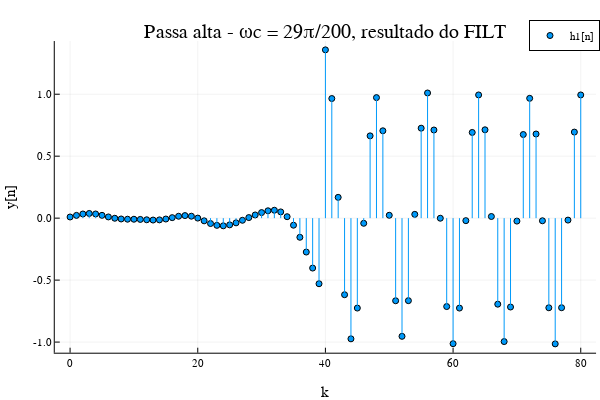

Here is the notebook cell this chart was saved with:
### Code cell
ph6 = plot(n_janela,filtered_signal2, extra_plot_kwargs = KW(:include_mathjax => "cdn"),
xlabel = "k",
ylabel = "y[n]",
title = "Passa alta - ωc = 29π/200, resultado do FILT",
label= "h1[n]",
line = :stem, marker = (:circle,3))

### Figure 1 — Plotly figure (JSON) as saved in the notebook; plotly's stock layout.template omitted (floating-point values rounded to 4 significant figures)
{"data": [{"colorbar": {"len": 0.8657, "title": "", "x": 0.9934, "y": 0.5087}, "legendgroup": "h1[n]", "marker": {"color": "rgba(0, 154, 250, 1.000)", "line": {"color": "rgba(0, 0, 0, 1.000)", "width": 1}, "size": 6, "symbol": "circle"}, "mode": "markers", "name": "h1[n]", "showlegend": true, "type": "scatter", "x": [0, 1, 2, 3, 4, 5, 6, 7, 8, 9, 10, 11, 12, 13, 14, 15, 16, 17, 18, 19, 20, 21, 22, 23, 24, 25, 26, 27, 28, 29, 30, 31, 32, 33, 34, 35, 36, 37, 38, 39, 40, 41, 42, 43, 44, 45, 46, 47, 48, 49, 50, 51, 52, 53, 54, 55, 56, 57, 58, 59, 60, 61, 62, 63, 64, 65, 66, 67, 68, 69, 70, 71, 72, 73, 74, 75, 76, 77, 78, 79, 80], "xaxis": "x", "y": [0.009355, 0.02237, 0.03353, 0.03794, 0.03373, 0.02287, 0.009837, -0.0007903, -0.006667, -0.008462, -0.008819, -0.0102, -0.01304, -0.01532, -0.01394, -0.007045, 0.004172, 0.01533, 0.02064, 0.01582, 0.0003983, -0.02165, -0.04349, -0.05829, -0.06191, -0.05415, -0.03793, -0.01729, 0.004527, 0.02571, 0.04491, 0.05939, 0.06379, 0.05047, 0.01178, -0.05686, -0.1544, -0.2735, -0.4028, -0.5292, 1.358, 0.9652, 0.1677, -0.6178, -0.9738, -0.7255, -0.04155, 0.6639, 0.9725, 0.705, 0.02321, -0.6665, -0.9537, -0.6657, 0.03048, 0.726, 1.01, 0.7112, -0.0005935, -0.7133, -1.013, -0.7257, -0.02015, 0.6916, 0.9944, 0.7129, 0.01331, -0.6942, -0.9959, -0.7171, -0.02381, 0.6748, 0.9668, 0.6789, -0.02114, -0.7231, -1.015, -0.7226, -0.01572, 0.6945, 0.9942], "yaxis": "y"}, {"colorbar": {"len": 0.8657, "title": "", "x": 0.9934, "y": 0.5087}, "legendgroup": "h1[n]", "line": {"color": "rgba(0, 154, 250, 1.000)", "dash": "solid", "shape": "linear", "width": 1}, "mode": "lines", "name": "h1[n]", "showlegend": false, "type": "scatter", "x": [0, 0], "xaxis": "x", "y": [0, 0.009355], "yaxis": "y"}, {"colorbar": {"len": 0.8657, "title": "", "x": 0.9934, "y": 0.5087}, "legendgroup": "h1[n]", "line": {"color": "rgba(0, 154, 250, 1.000)", "dash": "solid", "shape": "linear", "width": 1}, "mode": "lines", "name": "h1[n]", "showlegend": false, "type": "scatter", "x": [1, 1], "xaxis": "x", "y": [0, 0.02237], "yaxis": "y"}, {"colorbar": {"len": 0.8657, "title": "", "x": 0.9934, "y": 0.5087}, "legendgroup": "h1[n]", "line": {"color": "rgba(0, 154, 250, 1.000)", "dash": "solid", "shape": "linear", "width": 1}, "mode": "lines", "name": "h1[n]", "showlegend": false, "type": "scatter", "x": [2, 2], "xaxis": "x", "y": [0, 0.03353], "yaxis": "y"}, {"colorbar": {"len": 0.8657, "title": "", "x": 0.9934, "y": 0.5087}, "legendgroup": "h1[n]", "line": {"color": "rgba(0, 154, 250, 1.000)", "dash": "solid", "shape": "linear", "width": 1}, "mode": "lines", "name": "h1[n]", "showlegend": false, "type": "scatter", "x": [3, 3], "xaxis": "x", "y": [0, 0.03794], "yaxis": "y"}, {"colorbar": {"len": 0.8657, "title": "", "x": 0.9934, "y": 0.5087}, "legendgroup": "h1[n]", "line": {"color": "rgba(0, 154, 250, 1.000)", "dash": "solid", "shape": "linear", "width": 1}, "mode": "lines", "name": "h1[n]", "showlegend": false, "type": "scatter", "x": [4, 4], "xaxis": "x", "y": [0, 0.03373], "yaxis": "y"}, {"colorbar": {"len": 0.8657, "title": "", "x": 0.9934, "y": 0.5087}, "legendgroup": "h1[n]", "line": {"color": "rgba(0, 154, 250, 1.000)", "dash": "solid", "shape": "linear", "width": 1}, "mode": "lines", "name": "h1[n]", "showlegend": false, "type": "scatter", "x": [5, 5], "xaxis": "x", "y": [0, 0.02287], "yaxis": "y"}, {"colorbar": {"len": 0.8657, "title": "", "x": 0.9934, "y": 0.5087}, "legendgroup": "h1[n]", "line": {"color": "rgba(0, 154, 250, 1.000)", "dash": "solid", "shape": "linear", "width": 1}, "mode": "lines", "name": "h1[n]", "showlegend": false, "type": "scatter", "x": [6, 6], "xaxis": "x", "y": [0, 0.009837], "yaxis": "y"}, {"colorbar": {"len": 0.8657, "title": "", "x": 0.9934, "y": 0.5087}, "legendgroup": "h1[n]", "line": {"color": "rgba(0, 154, 250, 1.000)", "dash": "solid", "shape": "linear", "width": 1}, "mode": "lines", "name": "h1[n]", "showlegend": false, "type": "scatter", "x": [7, 7], "xaxis": "x", "y": [0, -0.0007903], "yaxis": "y"}, {"colorbar": {"len": 0.8657, "title": "", "x": 0.9934, "y": 0.5087}, "legendgroup": "h1[n]", "line": {"color": "rgba(0, 154, 250, 1.000)", "dash": "solid", "shape": "linear", "width": 1}, "mode": "lines", "name": "h1[n]", "showlegend": false, "type": "scatter", "x": [8, 8], "xaxis": "x", "y": [0, -0.006667], "yaxis": "y"}, {"colorbar": {"len": 0.8657, "title": "", "x": 0.9934, "y": 0.5087}, "legendgroup": "h1[n]", "line": {"color": "rgba(0, 154, 250, 1.000)", "dash": "solid", "shape": "linear", "width": 1}, "mode": "lines", "name": "h1[n]", "showlegend": false, "type": "scatter", "x": [9, 9], "xaxis": "x", "y": [0, -0.008462], "yaxis": "y"}, {"colorbar": {"len": 0.8657, "title": "", "x": 0.9934, "y": 0.5087}, "legendgroup": "h1[n]", "line": {"color": "rgba(0, 154, 250, 1.000)", "dash": "solid", "shape": "linear", "width": 1}, "mode": "lines", "name": "h1[n]", "showlegend": false, "type": "scatter", "x": [10, 10], "xaxis": "x", "y": [0, -0.008819], "yaxis": "y"}, {"colorbar": {"len": 0.8657, "title": "", "x": 0.9934, "y": 0.5087}, "legendgroup": "h1[n]", "line": {"color": "rgba(0, 154, 250, 1.000)", "dash": "solid", "shape": "linear", "width": 1}, "mode": "lines", "name": "h1[n]", "showlegend": false, "type": "scatter", "x": [11, 11], "xaxis": "x", "y": [0, -0.0102], "yaxis": "y"}, {"colorbar": {"len": 0.8657, "title": "", "x": 0.9934, "y": 0.5087}, "legendgroup": "h1[n]", "line": {"color": "rgba(0, 154, 250, 1.000)", "dash": "solid", "shape": "linear", "width": 1}, "mode": "lines", "name": "h1[n]", "showlegend": false, "type": "scatter", "x": [12, 12], "xaxis": "x", "y": [0, -0.01304], "yaxis": "y"}, {"colorbar": {"len": 0.8657, "title": "", "x": 0.9934, "y": 0.5087}, "legendgroup": "h1[n]", "line": {"color": "rgba(0, 154, 250, 1.000)", "dash": "solid", "shape": "linear", "width": 1}, "mode": "lines", "name": "h1[n]", "showlegend": false, "type": "scatter", "x": [13, 13], "xaxis": "x", "y": [0, -0.01532], "yaxis": "y"}, {"colorbar": {"len": 0.8657, "title": "", "x": 0.9934, "y": 0.5087}, "legendgroup": "h1[n]", "line": {"color": "rgba(0, 154, 250, 1.000)", "dash": "solid", "shape": "linear", "width": 1}, "mode": "lines", "name": "h1[n]", "showlegend": false, "type": "scatter", "x": [14, 14], "xaxis": "x", "y": [0, -0.01394], "yaxis": "y"}, {"colorbar": {"len": 0.8657, "title": "", "x": 0.9934, "y": 0.5087}, "legendgroup": "h1[n]", "line": {"color": "rgba(0, 154, 250, 1.000)", "dash": "solid", "shape": "linear", "width": 1}, "mode": "lines", "name": "h1[n]", "showlegend": false, "type": "scatter", "x": [15, 15], "xaxis": "x", "y": [0, -0.007045], "yaxis": "y"}, {"colorbar": {"len": 0.8657, "title": "", "x": 0.9934, "y": 0.5087}, "legendgroup": "h1[n]", "line": {"color": "rgba(0, 154, 250, 1.000)", "dash": "solid", "shape": "linear", "width": 1}, "mode": "lines", "name": "h1[n]", "showlegend": false, "type": "scatter", "x": [16, 16], "xaxis": "x", "y": [0, 0.004172], "yaxis": "y"}, {"colorbar": {"len": 0.8657, "title": "", "x": 0.9934, "y": 0.5087}, "legendgroup": "h1[n]", "line": {"color": "rgba(0, 154, 250, 1.000)", "dash": "solid", "shape": "linear", "width": 1}, "mode": "lines", "name": "h1[n]", "showlegend": false, "type": "scatter", "x": [17, 17], "xaxis": "x", "y": [0, 0.01533], "yaxis": "y"}, {"colorbar": {"len": 0.8657, "title": "", "x": 0.9934, "y": 0.5087}, "legendgroup": "h1[n]", "line": {"color": "rgba(0, 154, 250, 1.000)", "dash": "solid", "shape": "linear", "width": 1}, "mode": "lines", "name": "h1[n]", "showlegend": false, "type": "scatter", "x": [18, 18], "xaxis": "x", "y": [0, 0.02064], "yaxis": "y"}, {"colorbar": {"len": 0.8657, "title": "", "x": 0.9934, "y": 0.5087}, "legendgroup": "h1[n]", "line": {"color": "rgba(0, 154, 250, 1.000)", "dash": "solid", "shape": "linear", "width": 1}, "mode": "lines", "name": "h1[n]", "showlegend": false, "type": "scatter", "x": [19, 19], "xaxis": "x", "y": [0, 0.01582], "yaxis": "y"}, {"colorbar": {"len": 0.8657, "title": "", "x": 0.9934, "y": 0.5087}, "legendgroup": "h1[n]", "line": {"color": "rgba(0, 154, 250, 1.000)", "dash": "solid", "shape": "linear", "width": 1}, "mode": "lines", "name": "h1[n]", "showlegend": false, "type": "scatter", "x": [20, 20], "xaxis": "x", "y": [0, 0.0003983], "yaxis": "y"}, {"colorbar": {"len": 0.8657, "title": "", "x": 0.9934, "y": 0.5087}, "legendgroup": "h1[n]", "line": {"color": "rgba(0, 154, 250, 1.000)", "dash": "solid", "shape": "linear", "width": 1}, "mode": "lines", "name": "h1[n]", "showlegend": false, "type": "scatter", "x": [21, 21], "xaxis": "x", "y": [0, -0.02165], "yaxis": "y"}, {"colorbar": {"len": 0.8657, "title": "", "x": 0.9934, "y": 0.5087}, "legendgroup": "h1[n]", "line": {"color": "rgba(0, 154, 250, 1.000)", "dash": "solid", "shape": "linear", "width": 1}, "mode": "lines", "name": "h1[n]", "showlegend": false, "type": "scatter", "x": [22, 22], "xaxis": "x", "y": [0, -0.04349], "yaxis": "y"}, {"colorbar": {"len": 0.8657, "title": "", "x": 0.9934, "y": 0.5087}, "legendgroup": "h1[n]", "line": {"color": "rgba(0, 154, 250, 1.000)", "dash": "solid", "shape": "linear", "width": 1}, "mode": "lines", "name": "h1[n]", "showlegend": false, "type": "scatter", "x": [23, 23], "xaxis": "x", "y": [0, -0.05829], "yaxis": "y"}, {"colorbar": {"len": 0.8657, "title": "", "x": 0.9934, "y": 0.5087}, "legendgroup": "h1[n]", "line": {"color": "rgba(0, 154, 250, 1.000)", "dash": "solid", "shape": "linear", "width": 1}, "mode": "lines", "name": "h1[n]", "showlegend": false, "type": "scatter", "x": [24, 24], "xaxis": "x", "y": [0, -0.06191], "yaxis": "y"}, {"colorbar": {"len": 0.8657, "title": "", "x": 0.9934, "y": 0.5087}, "legendgroup": "h1[n]", "line": {"color": "rgba(0, 154, 250, 1.000)", "dash": "solid", "shape": "linear", "width": 1}, "mode": "lines", "name": "h1[n]", "showlegend": false, "type": "scatter", "x": [25, 25], "xaxis": "x", "y": [0, -0.05415], "yaxis": "y"}, {"colorbar": {"len": 0.8657, "title": "", "x": 0.9934, "y": 0.5087}, "legendgroup": "h1[n]", "line": {"color": "rgba(0, 154, 250, 1.000)", "dash": "solid", "shape": "linear", "width": 1}, "mode": "lines", "name": "h1[n]", "showlegend": false, "type": "scatter", "x": [26, 26], "xaxis": "x", "y": [0, -0.03793], "yaxis": "y"}, {"colorbar": {"len": 0.8657, "title": "", "x": 0.9934, "y": 0.5087}, "legendgroup": "h1[n]", "line": {"color": "rgba(0, 154, 250, 1.000)", "dash": "solid", "shape": "linear", "width": 1}, "mode": "lines", "name": "h1[n]", "showlegend": false, "type": "scatter", "x": [27, 27], "xaxis": "x", "y": [0, -0.01729], "yaxis": "y"}, {"colorbar": {"len": 0.8657, "title": "", "x": 0.9934, "y": 0.5087}, "legendgroup": "h1[n]", "line": {"color": "rgba(0, 154, 250, 1.000)", "dash": "solid", "shape": "linear", "width": 1}, "mode": "lines", "name": "h1[n]", "showlegend": false, "type": "scatter", "x": [28, 28], "xaxis": "x", "y": [0, 0.004527], "yaxis": "y"}, {"colorbar": {"len": 0.8657, "title": "", "x": 0.9934, "y": 0.5087}, "legendgroup": "h1[n]", "line": {"color": "rgba(0, 154, 250, 1.000)", "dash": "solid", "shape": "linear", "width": 1}, "mode": "lines", "name": "h1[n]", "showlegend": false, "type": "scatter", "x": [29, 29], "xaxis": "x", "y": [0, 0.02571], "yaxis": "y"}, {"colorbar": {"len": 0.8657, "title": "", "x": 0.9934, "y": 0.5087}, "legendgroup": "h1[n]", "line": {"color": "rgba(0, 154, 250, 1.000)", "dash": "solid", "shape": "linear", "width": 1}, "mode": "lines", "name": "h1[n]", "showlegend": false, "type": "scatter", "x": [30, 30], "xaxis": "x", "y": [0, 0.04491], "yaxis": "y"}, {"colorbar": {"len": 0.8657, "title": "", "x": 0.9934, "y": 0.5087}, "legendgroup": "h1[n]", "line": {"color": "rgba(0, 154, 250, 1.000)", "dash": "solid", "shape": "linear", "width": 1}, "mode": "lines", "name": "h1[n]", "showlegend": false, "type": "scatter", "x": [31, 31], "xaxis": "x", "y": [0, 0.05939], "yaxis": "y"}, {"colorbar": {"len": 0.8657, "title": "", "x": 0.9934, "y": 0.5087}, "legendgroup": "h1[n]", "line": {"color": "rgba(0, 154, 250, 1.000)", "dash": "solid", "shape": "linear", "width": 1}, "mode": "lines", "name": "h1[n]", "showlegend": false, "type": "scatter", "x": [32, 32], "xaxis": "x", "y": [0, 0.06379], "yaxis": "y"}, {"colorbar": {"len": 0.8657, "title": "", "x": 0.9934, "y": 0.5087}, "legendgroup": "h1[n]", "line": {"color": "rgba(0, 154, 250, 1.000)", "dash": "solid", "shape": "linear", "width": 1}, "mode": "lines", "name": "h1[n]", "showlegend": false, "type": "scatter", "x": [33, 33], "xaxis": "x", "y": [0, 0.05047], "yaxis": "y"}, {"colorbar": {"len": 0.8657, "title": "", "x": 0.9934, "y": 0.5087}, "legendgroup": "h1[n]", "line": {"color": "rgba(0, 154, 250, 1.000)", "dash": "solid", "shape": "linear", "width": 1}, "mode": "lines", "name": "h1[n]", "showlegend": false, "type": "scatter", "x": [34, 34], "xaxis": "x", "y": [0, 0.01178], "yaxis": "y"}, {"colorbar": {"len": 0.8657, "title": "", "x": 0.9934, "y": 0.5087}, "legendgroup": "h1[n]", "line": {"color": "rgba(0, 154, 250, 1.000)", "dash": "solid", "shape": "linear", "width": 1}, "mode": "lines", "name": "h1[n]", "showlegend": false, "type": "scatter", "x": [35, 35], "xaxis": "x", "y": [0, -0.05686], "yaxis": "y"}, {"colorbar": {"len": 0.8657, "title": "", "x": 0.9934, "y": 0.5087}, "legendgroup": "h1[n]", "line": {"color": "rgba(0, 154, 250, 1.000)", "dash": "solid", "shape": "linear", "width": 1}, "mode": "lines", "name": "h1[n]", "showlegend": false, "type": "scatter", "x": [36, 36], "xaxis": "x", "y": [0, -0.1544], "yaxis": "y"}, {"colorbar": {"len": 0.8657, "title": "", "x": 0.9934, "y": 0.5087}, "legendgroup": "h1[n]", "line": {"color": "rgba(0, 154, 250, 1.000)", "dash": "solid", "shape": "linear", "width": 1}, "mode": "lines", "name": "h1[n]", "showlegend": false, "type": "scatter", "x": [37, 37], "xaxis": "x", "y": [0, -0.2735], "yaxis": "y"}, {"colorbar": {"len": 0.8657, "title": "", "x": 0.9934, "y": 0.5087}, "legendgroup": "h1[n]", "line": {"color": "rgba(0, 154, 250, 1.000)", "dash": "solid", "shape": "linear", "width": 1}, "mode": "lines", "name": "h1[n]", "showlegend": false, "type": "scatter", "x": [38, 38], "xaxis": "x", "y": [0, -0.4028], "yaxis": "y"}, {"colorbar": {"len": 0.8657, "title": "", "x": 0.9934, "y": 0.5087}, "legendgroup": "h1[n]", "line": {"color": "rgba(0, 154, 250, 1.000)", "dash": "solid", "shape": "linear", "width": 1}, "mode": "lines", "name": "h1[n]", "showlegend": false, "type": "scatter", "x": [39, 39], "xaxis": "x", "y": [0, -0.5292], "yaxis": "y"}, {"colorbar": {"len": 0.8657, "title": "", "x": 0.9934, "y": 0.5087}, "legendgroup": "h1[n]", "line": {"color": "rgba(0, 154, 250, 1.000)", "dash": "solid", "shape": "linear", "width": 1}, "mode": "lines", "name": "h1[n]", "showlegend": false, "type": "scatter", "x": [40, 40], "xaxis": "x", "y": [0, 1.358], "yaxis": "y"}, {"colorbar": {"len": 0.8657, "title": "", "x": 0.9934, "y": 0.5087}, "legendgroup": "h1[n]", "line": {"color": "rgba(0, 154, 250, 1.000)", "dash": "solid", "shape": "linear", "width": 1}, "mode": "lines", "name": "h1[n]", "showlegend": false, "type": "scatter", "x": [41, 41], "xaxis": "x", "y": [0, 0.9652], "yaxis": "y"}, {"colorbar": {"len": 0.8657, "title": "", "x": 0.9934, "y": 0.5087}, "legendgroup": "h1[n]", "line": {"color": "rgba(0, 154, 250, 1.000)", "dash": "solid", "shape": "linear", "width": 1}, "mode": "lines", "name": "h1[n]", "showlegend": false, "type": "scatter", "x": [42, 42], "xaxis": "x", "y": [0, 0.1677], "yaxis": "y"}, {"colorbar": {"len": 0.8657, "title": "", "x": 0.9934, "y": 0.5087}, "legendgroup": "h1[n]", "line": {"color": "rgba(0, 154, 250, 1.000)", "dash": "solid", "shape": "linear", "width": 1}, "mode": "lines", "name": "h1[n]", "showlegend": false, "type": "scatter", "x": [43, 43], "xaxis": "x", "y": [0, -0.6178], "yaxis": "y"}, {"colorbar": {"len": 0.8657, "title": "", "x": 0.9934, "y": 0.5087}, "legendgroup": "h1[n]", "line": {"color": "rgba(0, 154, 250, 1.000)", "dash": "solid", "shape": "linear", "width": 1}, "mode": "lines", "name": "h1[n]", "showlegend": false, "type": "scatter", "x": [44, 44], "xaxis": "x", "y": [0, -0.9738], "yaxis": "y"}, {"colorbar": {"len": 0.8657, "title": "", "x": 0.9934, "y": 0.5087}, "legendgroup": "h1[n]", "line": {"color": "rgba(0, 154, 250, 1.000)", "dash": "solid", "shape": "linear", "width": 1}, "mode": "lines", "name": "h1[n]", "showlegend": false, "type": "scatter", "x": [45, 45], "xaxis": "x", "y": [0, -0.7255], "yaxis": "y"}, {"colorbar": {"len": 0.8657, "title": "", "x": 0.9934, "y": 0.5087}, "legendgroup": "h1[n]", "line": {"color": "rgba(0, 154, 250, 1.000)", "dash": "solid", "shape": "linear", "width": 1}, "mode": "lines", "name": "h1[n]", "showlegend": false, "type": "scatter", "x": [46, 46], "xaxis": "x", "y": [0, -0.04155], "yaxis": "y"}, {"colorbar": {"len": 0.8657, "title": "", "x": 0.9934, "y": 0.5087}, "legendgroup": "h1[n]", "line": {"color": "rgba(0, 154, 250, 1.000)", "dash": "solid", "shape": "linear", "width": 1}, "mode": "lines", "name": "h1[n]", "showlegend": false, "type": "scatter", "x": [47, 47], "xaxis": "x", "y": [0, 0.6639], "yaxis": "y"}, {"colorbar": {"len": 0.8657, "title": "", "x": 0.9934, "y": 0.5087}, "legendgroup": "h1[n]", "line": {"color": "rgba(0, 154, 250, 1.000)", "dash": "solid", "shape": "linear", "width": 1}, "mode": "lines", "name": "h1[n]", "showlegend": false, "type": "scatter", "x": [48, 48], "xaxis": "x", "y": [0, 0.9725], "yaxis": "y"}, {"colorbar": {"len": 0.8657, "title": "", "x": 0.9934, "y": 0.5087}, "legendgroup": "h1[n]", "line": {"color": "rgba(0, 154, 250, 1.000)", "dash": "solid", "shape": "linear", "width": 1}, "mode": "lines", "name": "h1[n]", "showlegend": false, "type": "scatter", "x": [49, 49], "xaxis": "x", "y": [0, 0.705], "yaxis": "y"}, {"colorbar": {"len": 0.8657, "title": "", "x": 0.9934, "y": 0.5087}, "legendgroup": "h1[n]", "line": {"color": "rgba(0, 154, 250, 1.000)", "dash": "solid", "shape": "linear", "width": 1}, "mode": "lines", "name": "h1[n]", "showlegend": false, "type": "scatter", "x": [50, 50], "xaxis": "x", "y": [0, 0.02321], "yaxis": "y"}, {"colorbar": {"len": 0.8657, "title": "", "x": 0.9934, "y": 0.5087}, "legendgroup": "h1[n]", "line": {"color": "rgba(0, 154, 250, 1.000)", "dash": "solid", "shape": "linear", "width": 1}, "mode": "lines", "name": "h1[n]", "showlegend": false, "type": "scatter", "x": [51, 51], "xaxis": "x", "y": [0, -0.6665], "yaxis": "y"}, {"colorbar": {"len": 0.8657, "title": "", "x": 0.9934, "y": 0.5087}, "legendgroup": "h1[n]", "line": {"color": "rgba(0, 154, 250, 1.000)", "dash": "solid", "shape": "linear", "width": 1}, "mode": "lines", "name": "h1[n]", "showlegend": false, "type": "scatter", "x": [52, 52], "xaxis": "x", "y": [0, -0.9537], "yaxis": "y"}, {"colorbar": {"len": 0.8657, "title": "", "x": 0.9934, "y": 0.5087}, "legendgroup": "h1[n]", "line": {"color": "rgba(0, 154, 250, 1.000)", "dash": "solid", "shape": "linear", "width": 1}, "mode": "lines", "name": "h1[n]", "showlegend": false, "type": "scatter", "x": [53, 53], "xaxis": "x", "y": [0, -0.6657], "yaxis": "y"}, {"colorbar": {"len": 0.8657, "title": "", "x": 0.9934, "y": 0.5087}, "legendgroup": "h1[n]", "line": {"color": "rgba(0, 154, 250, 1.000)", "dash": "solid", "shape": "linear", "width": 1}, "mode": "lines", "name": "h1[n]", "showlegend": false, "type": "scatter", "x": [54, 54], "xaxis": "x", "y": [0, 0.03048], "yaxis": "y"}, {"colorbar": {"len": 0.8657, "title": "", "x": 0.9934, "y": 0.5087}, "legendgroup": "h1[n]", "line": {"color": "rgba(0, 154, 250, 1.000)", "dash": "solid", "shape": "linear", "width": 1}, "mode": "lines", "name": "h1[n]", "showlegend": false, "type": "scatter", "x": [55, 55], "xaxis": "x", "y": [0, 0.726], "yaxis": "y"}, {"colorbar": {"len": 0.8657, "title": "", "x": 0.9934, "y": 0.5087}, "legendgroup": "h1[n]", "line": {"color": "rgba(0, 154, 250, 1.000)", "dash": "solid", "shape": "linear", "width": 1}, "mode": "lines", "name": "h1[n]", "showlegend": false, "type": "scatter", "x": [56, 56], "xaxis": "x", "y": [0, 1.01], "yaxis": "y"}, {"colorbar": {"len": 0.8657, "title": "", "x": 0.9934, "y": 0.5087}, "legendgroup": "h1[n]", "line": {"color": "rgba(0, 154, 250, 1.000)", "dash": "solid", "shape": "linear", "width": 1}, "mode": "lines", "name": "h1[n]", "showlegend": false, "type": "scatter", "x": [57, 57], "xaxis": "x", "y": [0, 0.7112], "yaxis": "y"}, {"colorbar": {"len": 0.8657, "title": "", "x": 0.9934, "y": 0.5087}, "legendgroup": "h1[n]", "line": {"color": "rgba(0, 154, 250, 1.000)", "dash": "solid", "shape": "linear", "width": 1}, "mode": "lines", "name": "h1[n]", "showlegend": false, "type": "scatter", "x": [58, 58], "xaxis": "x", "y": [0, -0.0005935], "yaxis": "y"}, {"colorbar": {"len": 0.8657, "title": "", "x": 0.9934, "y": 0.5087}, "legendgroup": "h1[n]", "line": {"color": "rgba(0, 154, 250, 1.000)", "dash": "solid", "shape": "linear", "width": 1}, "mode": "lines", "name": "h1[n]", "showlegend": false, "type": "scatter", "x": [59, 59], "xaxis": "x", "y": [0, -0.7133], "yaxis": "y"}, {"colorbar": {"len": 0.8657, "title": "", "x": 0.9934, "y": 0.5087}, "legendgroup": "h1[n]", "line": {"color": "rgba(0, 154, 250, 1.000)", "dash": "solid", "shape": "linear", "width": 1}, "mode": "lines", "name": "h1[n]", "showlegend": false, "type": "scatter", "x": [60, 60], "xaxis": "x", "y": [0, -1.013], "yaxis": "y"}, {"colorbar": {"len": 0.8657, "title": "", "x": 0.9934, "y": 0.5087}, "legendgroup": "h1[n]", "line": {"color": "rgba(0, 154, 250, 1.000)", "dash": "solid", "shape": "linear", "width": 1}, "mode": "lines", "name": "h1[n]", "showlegend": false, "type": "scatter", "x": [61, 61], "xaxis": "x", "y": [0, -0.7257], "yaxis": "y"}, {"colorbar": {"len": 0.8657, "title": "", "x": 0.9934, "y": 0.5087}, "legendgroup": "h1[n]", "line": {"color": "rgba(0, 154, 250, 1.000)", "dash": "solid", "shape": "linear", "width": 1}, "mode": "lines", "name": "h1[n]", "showlegend": false, "type": "scatter", "x": [62, 62], "xaxis": "x", "y": [0, -0.02015], "yaxis": "y"}, {"colorbar": {"len": 0.8657, "title": "", "x": 0.9934, "y": 0.5087}, "legendgroup": "h1[n]", "line": {"color": "rgba(0, 154, 250, 1.000)", "dash": "solid", "shape": "linear", "width": 1}, "mode": "lines", "name": "h1[n]", "showlegend": false, "type": "scatter", "x": [63, 63], "xaxis": "x", "y": [0, 0.6916], "yaxis": "y"}, {"colorbar": {"len": 0.8657, "title": "", "x": 0.9934, "y": 0.5087}, "legendgroup": "h1[n]", "line": {"color": "rgba(0, 154, 250, 1.000)", "dash": "solid", "shape": "linear", "width": 1}, "mode": "lines", "name": "h1[n]", "showlegend": false, "type": "scatter", "x": [64, 64], "xaxis": "x", "y": [0, 0.9944], "yaxis": "y"}, {"colorbar": {"len": 0.8657, "title": "", "x": 0.9934, "y": 0.5087}, "legendgroup": "h1[n]", "line": {"color": "rgba(0, 154, 250, 1.000)", "dash": "solid", "shape": "linear", "width": 1}, "mode": "lines", "name": "h1[n]", "showlegend": false, "type": "scatter", "x": [65, 65], "xaxis": "x", "y": [0, 0.7129], "yaxis": "y"}, {"colorbar": {"len": 0.8657, "title": "", "x": 0.9934, "y": 0.5087}, "legendgroup": "h1[n]", "line": {"color": "rgba(0, 154, 250, 1.000)", "dash": "solid", "shape": "linear", "width": 1}, "mode": "lines", "name": "h1[n]", "showlegend": false, "type": "scatter", "x": [66, 66], "xaxis": "x", "y": [0, 0.01331], "yaxis": "y"}, {"colorbar": {"len": 0.8657, "title": "", "x": 0.9934, "y": 0.5087}, "legendgroup": "h1[n]", "line": {"color": "rgba(0, 154, 250, 1.000)", "dash": "solid", "shape": "linear", "width": 1}, "mode": "lines", "name": "h1[n]", "showlegend": false, "type": "scatter", "x": [67, 67], "xaxis": "x", "y": [0, -0.6942], "yaxis": "y"}, {"colorbar": {"len": 0.8657, "title": "", "x": 0.9934, "y": 0.5087}, "legendgroup": "h1[n]", "line": {"color": "rgba(0, 154, 250, 1.000)", "dash": "solid", "shape": "linear", "width": 1}, "mode": "lines", "name": "h1[n]", "showlegend": false, "type": "scatter", "x": [68, 68], "xaxis": "x", "y": [0, -0.9959], "yaxis": "y"}, {"colorbar": {"len": 0.8657, "title": "", "x": 0.9934, "y": 0.5087}, "legendgroup": "h1[n]", "line": {"color": "rgba(0, 154, 250, 1.000)", "dash": "solid", "shape": "linear", "width": 1}, "mode": "lines", "name": "h1[n]", "showlegend": false, "type": "scatter", "x": [69, 69], "xaxis": "x", "y": [0, -0.7171], "yaxis": "y"}, {"colorbar": {"len": 0.8657, "title": "", "x": 0.9934, "y": 0.5087}, "legendgroup": "h1[n]", "line": {"color": "rgba(0, 154, 250, 1.000)", "dash": "solid", "shape": "linear", "width": 1}, "mode": "lines", "name": "h1[n]", "showlegend": false, "type": "scatter", "x": [70, 70], "xaxis": "x", "y": [0, -0.02381], "yaxis": "y"}, {"colorbar": {"len": 0.8657, "title": "", "x": 0.9934, "y": 0.5087}, "legendgroup": "h1[n]", "line": {"color": "rgba(0, 154, 250, 1.000)", "dash": "solid", "shape": "linear", "width": 1}, "mode": "lines", "name": "h1[n]", "showlegend": false, "type": "scatter", "x": [71, 71], "xaxis": "x", "y": [0, 0.6748], "yaxis": "y"}, {"colorbar": {"len": 0.8657, "title": "", "x": 0.9934, "y": 0.5087}, "legendgroup": "h1[n]", "line": {"color": "rgba(0, 154, 250, 1.000)", "dash": "solid", "shape": "linear", "width": 1}, "mode": "lines", "name": "h1[n]", "showlegend": false, "type": "scatter", "x": [72, 72], "xaxis": "x", "y": [0, 0.9668], "yaxis": "y"}, {"colorbar": {"len": 0.8657, "title": "", "x": 0.9934, "y": 0.5087}, "legendgroup": "h1[n]", "line": {"color": "rgba(0, 154, 250, 1.000)", "dash": "solid", "shape": "linear", "width": 1}, "mode": "lines", "name": "h1[n]", "showlegend": false, "type": "scatter", "x": [73, 73], "xaxis": "x", "y": [0, 0.6789], "yaxis": "y"}, {"colorbar": {"len": 0.8657, "title": "", "x": 0.9934, "y": 0.5087}, "legendgroup": "h1[n]", "line": {"color": "rgba(0, 154, 250, 1.000)", "dash": "solid", "shape": "linear", "width": 1}, "mode": "lines", "name": "h1[n]", "showlegend": false, "type": "scatter", "x": [74, 74], "xaxis": "x", "y": [0, -0.02114], "yaxis": "y"}, {"colorbar": {"len": 0.8657, "title": "", "x": 0.9934, "y": 0.5087}, "legendgroup": "h1[n]", "line": {"color": "rgba(0, 154, 250, 1.000)", "dash": "solid", "shape": "linear", "width": 1}, "mode": "lines", "name": "h1[n]", "showlegend": false, "type": "scatter", "x": [75, 75], "xaxis": "x", "y": [0, -0.7231], "yaxis": "y"}, {"colorbar": {"len": 0.8657, "title": "", "x": 0.9934, "y": 0.5087}, "legendgroup": "h1[n]", "line": {"color": "rgba(0, 154, 250, 1.000)", "dash": "solid", "shape": "linear", "width": 1}, "mode": "lines", "name": "h1[n]", "showlegend": false, "type": "scatter", "x": [76, 76], "xaxis": "x", "y": [0, -1.015], "yaxis": "y"}, {"colorbar": {"len": 0.8657, "title": "", "x": 0.9934, "y": 0.5087}, "legendgroup": "h1[n]", "line": {"color": "rgba(0, 154, 250, 1.000)", "dash": "solid", "shape": "linear", "width": 1}, "mode": "lines", "name": "h1[n]", "showlegend": false, "type": "scatter", "x": [77, 77], "xaxis": "x", "y": [0, -0.7226], "yaxis": "y"}, {"colorbar": {"len": 0.8657, "title": "", "x": 0.9934, "y": 0.5087}, "legendgroup": "h1[n]", "line": {"color": "rgba(0, 154, 250, 1.000)", "dash": "solid", "shape": "linear", "width": 1}, "mode": "lines", "name": "h1[n]", "showlegend": false, "type": "scatter", "x": [78, 78], "xaxis": "x", "y": [0, -0.01572], "yaxis": "y"}, {"colorbar": {"len": 0.8657, "title": "", "x": 0.9934, "y": 0.5087}, "legendgroup": "h1[n]", "line": {"color": "rgba(0, 154, 250, 1.000)", "dash": "solid", "shape": "linear", "width": 1}, "mode": "lines", "name": "h1[n]", "showlegend": false, "type": "scatter", "x": [79, 79], "xaxis": "x", "y": [0, 0.6945], "yaxis": "y"}, {"colorbar": {"len": 0.8657, "title": "", "x": 0.9934, "y": 0.5087}, "legendgroup": "h1[n]", "line": {"color": "rgba(0, 154, 250, 1.000)", "dash": "solid", "shape": "linear", "width": 1}, "mode": "lines", "name": "h1[n]", "showlegend": false, "type": "scatter", "x": [80, 80], "xaxis": "x", "y": [0, 0.9942], "yaxis": "y"}], "layout": {"annotations": [{"font": {"color": "rgba(0, 0, 0, 1.000)", "family": "sans-serif", "size": 20}, "rotation": 0, "showarrow": false, "text": "Passa alta - ωc = 29π/200, resultado do FILT", "x": 0.5424, "xanchor": "center", "xref": "paper", "y": 1, "yanchor": "top", "yref": "paper"}], "height": 400, "include_mathjax": "cdn", "legend": {"bgcolor": "rgba(255, 255, 255, 1.000)", "bordercolor": "rgba(0, 0, 0, 1.000)", "borderwidth": 1, "font": {"color": "rgba(0, 0, 0, 1.000)", "family": "sans-serif", "size": 11}, "title": {"font": {"color": "rgba(0, 0, 0, 1.000)", "family": "sans-serif", "size": 15}, "text": ""}, "tracegroupgap": 0, "traceorder": "normal", "x": 1, "xanchor": "auto", "y": 1, "yanchor": "auto"}, "margin": {"b": 20, "l": 0, "r": 0, "t": 20}, "paper_bgcolor": "rgba(255, 255, 255, 1.000)", "plot_bgcolor": "rgba(255, 255, 255, 1.000)", "showlegend": true, "width": 600, "xaxis": {"anchor": "y", "domain": [0.09128, 0.9934], "gridcolor": "rgba(0, 0, 0, 0.100)", "gridwidth": 0.5, "linecolor": "rgba(0, 0, 0, 1.000)", "mirror": false, "range": [-2.4, 82.4], "showgrid": true, "showline": true, "showticklabels": true, "tickangle": 0, "tickcolor": "rgb(0, 0, 0)", "tickfont": {"color": "rgba(0, 0, 0, 1.000)", "family": "sans-serif", "size": 11}, "tickmode": "array", "ticks": "inside", "ticktext": ["0", "20", "40", "60", "80"], "tickvals": [0, 20, 40, 60, 80], "title": "k", "titlefont": {"color": "rgba(0, 0, 0, 1.000)", "family": "sans-serif", "size": 15}, "type": "-", "visible": true, "zeroline": false, "zerolinecolor": "rgba(0, 0, 0, 1.000)"}, "yaxis": {"anchor": "x", "domain": [0.07581, 0.9415], "gridcolor": "rgba(0, 0, 0, 0.100)", "gridwidth": 0.5, "linecolor": "rgba(0, 0, 0, 1.000)", "mirror": false, "range": [-1.086, 1.429], "showgrid": true, "showline": true, "showticklabels": true, "tickangle": 0, "tickcolor": "rgb(0, 0, 0)", "tickfont": {"color": "rgba(0, 0, 0, 1.000)", "family": "sans-serif", "size": 11}, "tickmode": "array", "ticks": "inside", "ticktext": ["-1.0", "-0.5", "0.0", "0.5", "1.0"], "tickvals": [-1, -0.5, 0, 0.5, 1], "title": "y[n]", "titlefont": {"color": "rgba(0, 0, 0, 1.000)", "family": "sans-serif", "size": 15}, "type": "-", "visible": true, "zeroline": false, "zerolinecolor": "rgba(0, 0, 0, 1.000)"}}}
